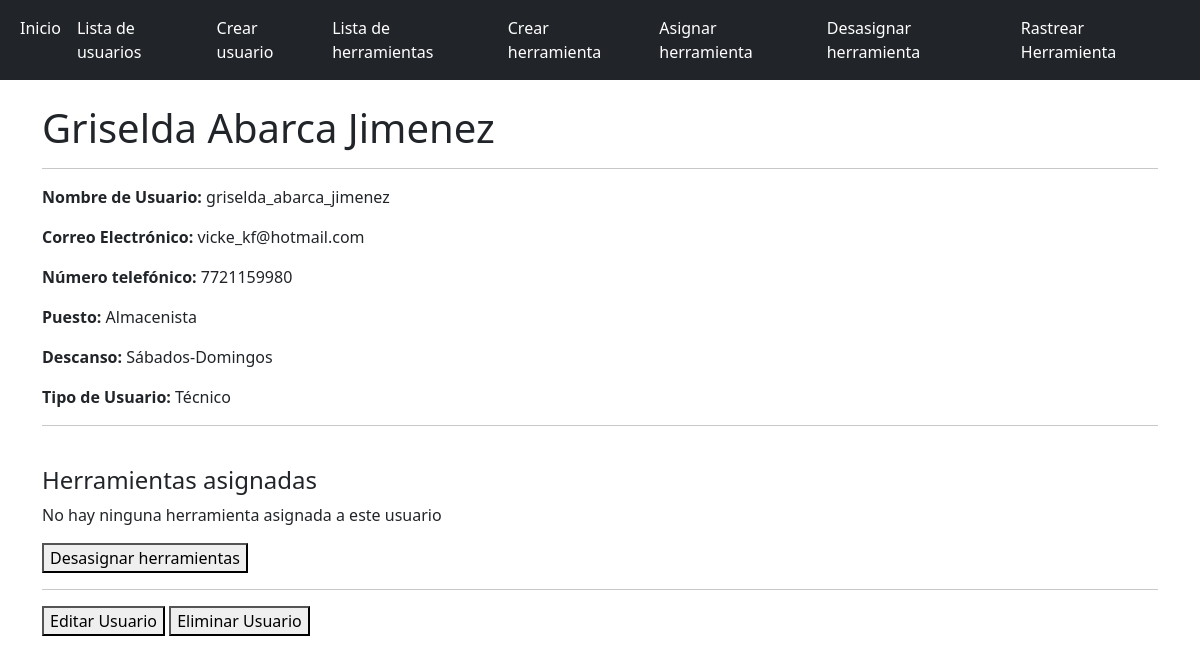
The page /accounts/11/ on the database as committed earlier.
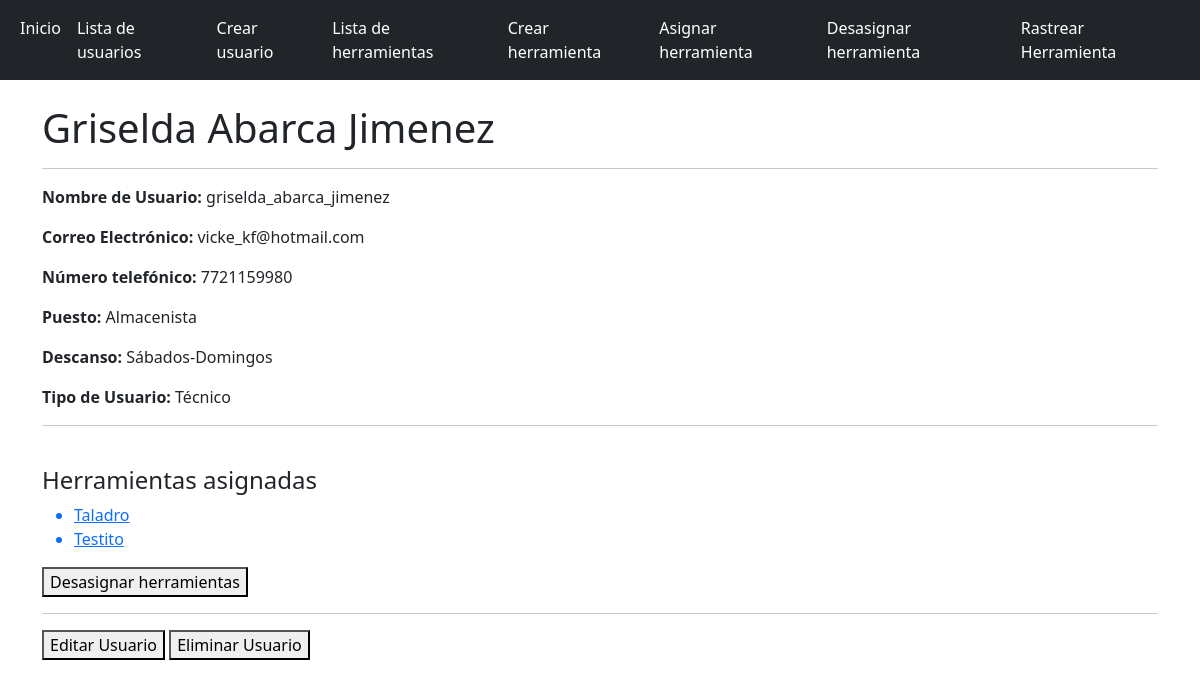
The same page on the database as committed later.
### worktools/models.py (models this page shows, shortened)
class WorkTool(models.Model):
    name = models.CharField(max_length=140)
    user_id = models.ForeignKey(WorkerUser, related_name='tools', on_delete=models.CASCADE, blank=True, null=True)
    serial_number = models.CharField(max_length=140)
    model = models.CharField(max_length=140)
    has_been_in_mainteance = models.BooleanField(default=False)
    mainteance_date = models.DateField(blank=True, null=True)
    is_in_maintain = models.BooleanField(default=False)
    specifications = models.TextField(blank=True, null=True)
    has_tracker = models.BooleanField(default=False)
    tracker_id = models.CharField(max_length=30, blank=True, null=True)

### accounts/views.py (the view)
# urls.py: path('<int:id>/', UserDetail, name='detail'),
def UserDetail(request, id):
    user = WorkerUser.objects.get(id=id)
    template_name = 'accounts/detail.html'
    context = {
        'user': user
    }
    return render(request, template_name, context)

### accounts/templates/accounts/detail.html (shortened to what this page needs)
{% extends 'base.html' %}
{% block content %}
    <h1>{{ user.first_name }} {{ user.last_name }}</h1>
    <hr>
    <p><b>Nombre de Usuario:</b> {{ user.username }}</p>
    <p><b>Correo Electrónico:</b> {{ user.email }}</p>
    <p><b>Número telefónico:</b> {{ user.phone_number }}</p>
    <p><b>Puesto:</b> {{ user.job_title }}</p>
    <p><b>Descanso:</b> {{ user.rest_time }}</p>
    <p><b>Tipo de Usuario:</b> {% if user.is_staff %}Supervisor{% else %}Técnico{% endif %}</p>
    <hr>
    <br>
    <h4>Herramientas asignadas</h4>
    {% if user.tools.all|length > 0 %}
        <ul>
            {% for tool in user.tools.all %}
                <a href={% url 'worktools:detail' tool.id %}>
                    <li>{{ tool.name }}</li>
            {% endfor %}
        </ul>
    {% else %}
        <p>No hay ninguna herramienta asignada a este usuario</p>
    {% endif %}
    <a href="{% url 'worktools:unassign' user.id %}"><button>Desasignar herramientas</button></a>
    <hr>
    <a href="{% url 'accounts:update' user.id %}"><button>Editar Usuario</button></a>
    <button id="delete-user">Eliminar Usuario</button>
{% endblock content %}

Rows that differ between the two databases and show on the page:
now on this page (row edited): WorkTool: name "Taladro"
changed WorkTool: user_id_id empty → 11 (drawn)
now on this page (row edited): WorkTool: name "Testito"
Other text that changed with them:
text no longer shown: "No hay ninguna herramienta asignada a este usuario"
